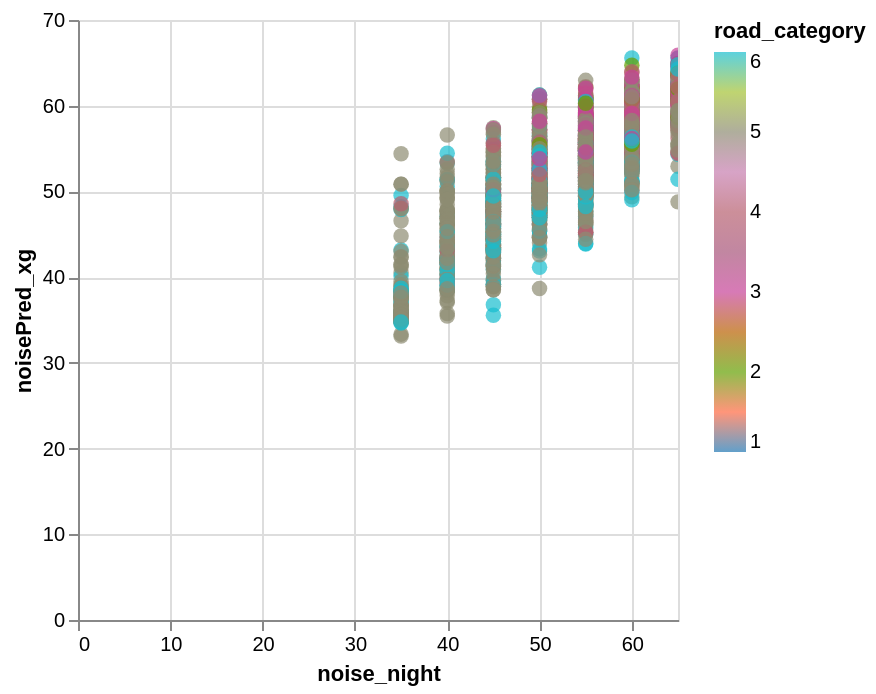

Here is the notebook cell this chart was saved with:
### Code cell
data_test['noisePred_xg'] = y_pred

alt.Chart(data_test).mark_circle(size=60).encode(
    x='noise_night',
    y='noisePred_xg',
    color=alt.Color('road_category', scale=alt.Scale(scheme='category10')),
    tooltip=['road_id']
).interactive()

### Figure 1 — Vega-Lite specification as saved in the notebook (floating-point values rounded to 4 significant figures; data arrays with more than 128 entries replaced by an {"elided": "..."} marker saying what was removed)
{"config": {"view": {"continuousWidth": 300, "continuousHeight": 300}}, "data": {"name": "data-bf78d34a0cfabd7cd5fd288bf3894955"}, "mark": {"type": "circle", "size": 60}, "encoding": {"color": {"field": "road_category", "scale": {"scheme": "category10"}, "type": "quantitative"}, "tooltip": [{"field": "road_id", "type": "nominal"}], "x": {"field": "noise_night", "type": "quantitative"}, "y": {"field": "noisePred_xg", "type": "quantitative"}}, "params": [{"name": "param_1e9efca18e7a2868", "select": {"type": "interval", "encodings": ["x", "y"]}, "bind": "scales"}], "$schema": "https://vega.github.io/schema/vega-lite/v6.4.1.json", "datasets": {"data-bf78d34a0cfabd7cd5fd288bf3894955": {"elided": "2525 records"}}}
